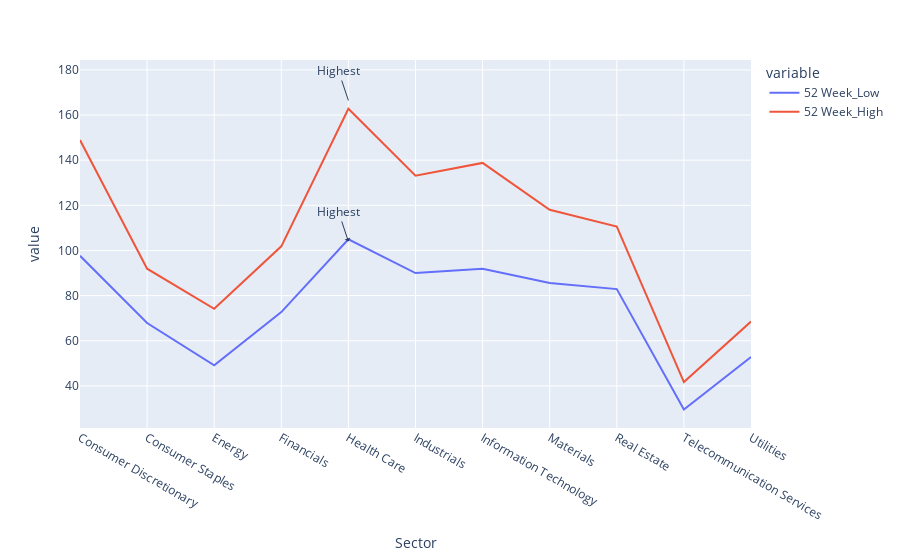

Notebook code cell kept with this figure:
### Code cell
f_l=px.line(c,x='Sector',y=['52 Week_Low','52 Week_High'],
           )
f_l.add_annotation(x='Health Care', y=104,
            text="Highest",
            showarrow=True,
            arrowhead=1)
f_l.add_annotation(x='Health Care', y=162,
            text="Highest",
            showarrow=True,
            yshift=10)

f_l.update_layout(showlegend=True)

f_l.show();

### Figure 1 — Plotly figure (JSON) as saved in the notebook; plotly's stock layout.template omitted (floating-point values rounded to 4 significant figures)
{"data": [{"hovertemplate": "variable=52 Week_Low<br>Sector=%{x}<br>value=%{y}<extra></extra>", "legendgroup": "52 Week_Low", "line": {"color": "#636efa", "dash": "solid"}, "mode": "lines", "name": "52 Week_Low", "orientation": "v", "showlegend": true, "type": "scatter", "x": ["Consumer Discretionary", "Consumer Staples", "Energy", "Financials", "Health Care", "Industrials", "Information Technology", "Materials", "Real Estate", "Telecommunication Services", "Utilities"], "xaxis": "x", "y": [97.64, 67.84, 49.09, 72.69, 104.9, 89.99, 91.89, 85.58, 82.88, 29.5, 52.8], "yaxis": "y"}, {"hovertemplate": "variable=52 Week_High<br>Sector=%{x}<br>value=%{y}<extra></extra>", "legendgroup": "52 Week_High", "line": {"color": "#EF553B", "dash": "solid"}, "mode": "lines", "name": "52 Week_High", "orientation": "v", "showlegend": true, "type": "scatter", "x": ["Consumer Discretionary", "Consumer Staples", "Energy", "Financials", "Health Care", "Industrials", "Information Technology", "Materials", "Real Estate", "Telecommunication Services", "Utilities"], "xaxis": "x", "y": [148.9, 91.93, 74.18, 101.8, 162.8, 133.1, 138.8, 118.0, 110.6, 41.69, 68.5], "yaxis": "y"}], "layout": {"annotations": [{"arrowhead": 1, "showarrow": true, "text": "Highest", "x": "Health Care", "y": 104}, {"showarrow": true, "text": "Highest", "x": "Health Care", "y": 162, "yshift": 10}], "legend": {"title": {"text": "variable"}, "tracegroupgap": 0}, "margin": {"t": 60}, "showlegend": true, "xaxis": {"anchor": "y", "domain": [0, 1], "title": {"text": "Sector"}}, "yaxis": {"anchor": "x", "domain": [0, 1], "title": {"text": "value"}}}}
